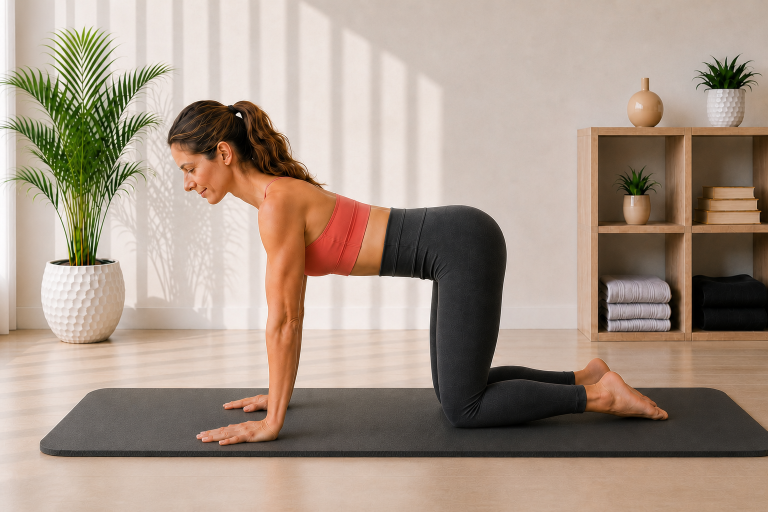
#> input picture Pilates Assets/02_Exercise_Cards/Donkey Kick/donkey_kick_start_v01.png, 1536 x 1024 px (shown at 1/2 size); the run also reads 1 picture not shown here
$ python build_donkey_kick_cards.py
#> lines starting #> are read from the running program, lines starting #| are printed output that depends on the picture; after the words box and inside, x2 and y2 are one past the last pixel; in counts of white or black regions, pixels touching at a corner belong together
# -*- coding: utf-8 -*-
from pathlib import Path
import hashlib

from PIL import Image, ImageDraw, ImageFont, ImageOps


BASE = Path(__file__).resolve().parent
START = BASE / "donkey_kick_start_v01.png"
HERO = BASE / "donkey_kick_hero_v01.png"
GUIDE = BASE / "donkey_kick_guide_card_v01.png"
STEP = BASE / "donkey_kick_step_by_step_v01.png"

EXPECTED = {
    START: "c43ab034dbb402b4e7442a7e761e0f494d37dd610eef7fd18af36ce75663bfd0",
    HERO: "831312de33ab9b890ba544eab8b45e3c47b88adce6927dfc335810c04ce2153d",
}

BG = (244, 251, 250)
CARD = (255, 255, 255)
INK = (38, 44, 47)
MUTED = (101, 115, 119)
TEAL = (20, 154, 154)
TEAL_D = (14, 122, 123)
LINE = (210, 232, 230)
SOFT = (231, 247, 246)
WARN = (255, 247, 244)
WARN_LINE = (242, 220, 216)
WARN_ICON = (199, 92, 84)
FONT_DIR = Path(r"C:\Windows\Fonts")

GUIDE_HOW = [
    ("1", "Začni na všech čtyřech. Dlaně dej pod ramena, kolena pod kyčle a záda drž neutrálně."),
    ("2", "S výdechem zvedni jednu pokrčenou nohu dozadu a nahoru. Koleno drž přibližně v úhlu 90° a pánev vodorovně."),
    ("3", "S nádechem vrať koleno kontrolovaně pod kyčel. Opakuj podle programu a potom vystřídej strany."),
]

GUIDE_WATCH = (
    "Neprohýbej bedra, nevytáčej pánev a nezvedej nohu výš za cenu "
    "ztráty neutrální polohy zad."
)

STEP_TEXTS = [
    (
        "KROK 1",
        "START",
        START,
        "Začni na všech čtyřech. Dlaně dej pod ramena, kolena pod kyčle a záda drž neutrálně.",
    ),
    (
        "KROK 2",
        "ZANOŽENÍ",
        HERO,
        "S výdechem zvedni jednu pokrčenou nohu dozadu a nahoru. Koleno drž přibližně v úhlu 90° a pánev vodorovně.",
    ),
    (
        "KROK 3",
        "NÁVRAT",
        START,
        "S nádechem vrať koleno kontrolovaně pod kyčel. Opakuj podle programu a potom vystřídej strany.",
    ),
]

STEP_BREATH = "Výdech při zvednutí nohy. Nádech při návratu."
STEP_WATCH = (
    "Neprohýbej bedra, nevytáčej pánev a nezvedej nohu výš za cenu "
    "ztráty neutrální polohy zad."
)


def sha256(path):
    return hashlib.sha256(path.read_bytes()).hexdigest()


def font(name, size):
#> called with name = 'arialbd.ttf', size = 44
    for candidate in (FONT_DIR / name, FONT_DIR / "arial.ttf", FONT_DIR / "segoeui.ttf"):
        if candidate.exists():
            return ImageFont.truetype(str(candidate), size)
    return ImageFont.load_default()


F = {
    "title": font("arialbd.ttf", 44),
    "h2": font("arialbd.ttf", 25),
    "h3": font("arialbd.ttf", 20),
    "body": font("arial.ttf", 22),
    "small": font("arial.ttf", 17),
    "small_b": font("arialbd.ttf", 17),
    "tiny": font("arial.ttf", 14),
    "step_title": font("arialbd.ttf", 38),
    "step_h": font("arialbd.ttf", 24),
    "step_body": font("arial.ttf", 23),
}


def rounded(draw, box, radius=28, fill=CARD, outline=LINE, width=2):
    draw.rounded_rectangle(box, radius=radius, fill=fill, outline=outline, width=width)


def wrap_text(draw, text, selected_font, max_width):
    words = text.split()
    lines = []
    current = ""
    for word in words:
        candidate = (current + " " + word).strip()
        if draw.textbbox((0, 0), candidate, font=selected_font)[2] <= max_width or not current:
            current = candidate
        else:
            lines.append(current)
            current = word
    if current:
        lines.append(current)
    return lines


def draw_wrapped(draw, xy, text, selected_font, fill, max_width, line_gap=7):
    x, y = xy
    last_bottom = y
    for line in wrap_text(draw, text, selected_font, max_width):
        draw.text((x, y), line, font=selected_font, fill=fill)
        bbox = draw.textbbox((x, y), line, font=selected_font)
        last_bottom = bbox[3]
        y += draw.textbbox((0, 0), line, font=selected_font)[3] + line_gap
    return y, last_bottom


def fit_image(path, size, centering=(0.5, 0.5)):
    with Image.open(path) as source:
        return ImageOps.fit(
            source.convert("RGB"),
            size,
            method=Image.Resampling.LANCZOS,
            centering=centering,
        )


def paste_round(base, image, box, radius=22):
    x1, y1, x2, y2 = box
    size = (x2 - x1, y2 - y1)
    if image.size != size:
        image = image.resize(size, Image.Resampling.LANCZOS)
    mask = Image.new("L", size, 0)
    ImageDraw.Draw(mask).rounded_rectangle((0, 0, size[0], size[1]), radius=radius, fill=255)
    base.paste(image, (x1, y1), mask)


def center_text(draw, box, text, selected_font, fill):
    x1, y1, x2, y2 = box
    bbox = draw.textbbox((0, 0), text, font=selected_font)
    x = x1 + (x2 - x1 - (bbox[2] - bbox[0])) / 2
    y = y1 + (y2 - y1 - (bbox[3] - bbox[1])) / 2 - 2
    draw.text((x, y), text, font=selected_font, fill=fill)


def pill(draw, xy, text, selected_font, fill=SOFT, outline=LINE, text_fill=TEAL_D):
    x, y = xy
    bbox = draw.textbbox((0, 0), text, font=selected_font)
    pad_x, pad_y = 16, 8
    box = (x, y, x + bbox[2] - bbox[0] + pad_x * 2, y + bbox[3] - bbox[1] + pad_y * 2)
    draw.rounded_rectangle(box, radius=16, fill=fill, outline=outline, width=1)
    draw.text((x + pad_x, y + pad_y - 1), text, font=selected_font, fill=text_fill)
    return box[2] + 8


def draw_icon(draw, center, kind, color=TEAL):
    x, y = center
    if kind == "breath":
        draw.arc((x - 8, y - 8, x + 8, y + 8), 25, 320, fill=color, width=3)
        draw.line((x + 7, y - 8, x + 12, y - 8, x + 12, y - 3), fill=color, width=3)
    elif kind == "focus":
        draw.ellipse((x - 8, y - 8, x + 8, y + 8), outline=color, width=3)
        draw.ellipse((x - 3, y - 3, x + 3, y + 3), fill=color)
    elif kind == "repeat":
        draw.arc((x - 9, y - 7, x + 9, y + 7), 200, 20, fill=color, width=3)
        draw.polygon([(x + 8, y - 8), (x + 14, y - 5), (x + 9, y - 1)], fill=color)
    elif kind == "warn":
        draw.polygon([(x, y - 10), (x - 10, y + 9), (x + 10, y + 9)], outline=color, width=3)
        draw.line((x, y - 3, x, y + 3), fill=color, width=2)
        draw.ellipse((x - 1, y + 6, x + 1, y + 8), fill=color)


def ensure_bottom_margin(name, bottom, card_bottom, minimum=20):
    margin = card_bottom - bottom
    if margin < minimum:
        raise RuntimeError(f"{name} bottom margin {margin}px is below {minimum}px")
    return margin


def verify_sources():
    for path, expected_hash in EXPECTED.items():
        if not path.exists():
            raise FileNotFoundError(path)
        with Image.open(path) as image:
#> image is the input picture: PIL image 1536x1024 RGB; mean R, G, B 168.9, 151.3, 136.8
            if image.size != (1536, 1024):
                raise RuntimeError(f"Unexpected source size for {path.name}: {image.size}")
        actual_hash = sha256(path)
        if actual_hash != expected_hash:
            raise RuntimeError(f"SHA mismatch for {path.name}: {actual_hash} != {expected_hash}")
#> pass 2 of the loop in verify_sources, `for path, expected_hash in EXPECTED.items():`:
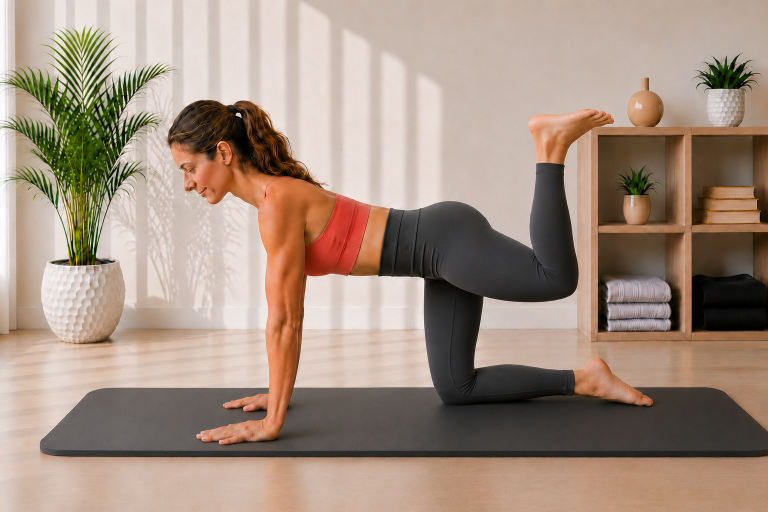
#> input picture Pilates Assets/02_Exercise_Cards/Donkey Kick/donkey_kick_hero_v01.png, 1536 x 1024 px (shown at 1/2 size)
#> in verify_sources, image is the input picture: PIL image 1536x1024 RGB; mean R, G, B 164, 143.7, 128.9


def build_guide():
    image = Image.new("RGB", (780, 1688), BG)
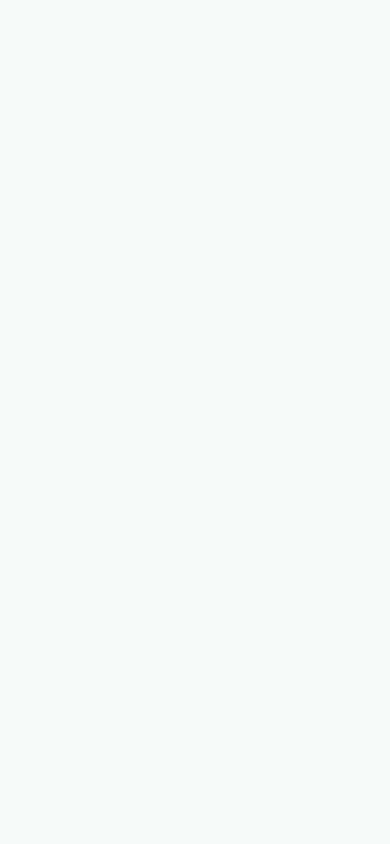
#> image: PIL image 780x1688 RGB (shown at 1/2 size); mean R, G, B 244, 251, 250
    draw = ImageDraw.Draw(image)

    rounded(draw, (34, 34, 746, 132), 28, CARD, LINE, 2)
    draw.text((62, 52), "ZANOŽOVÁNÍ V KLEKU", font=F["title"], fill=INK)
    draw.text((62, 98), "Donkey Kick", font=F["small_b"], fill=TEAL_D)
    draw_wrapped(
        draw,
        (62, 118),
        "Posiluje hýždě a zlepšuje stabilitu pánve.",
        F["tiny"],
        MUTED,
        650,
        2,
    )
    x = pill(draw, (62, 142), "Hýždě", F["small_b"])
#> x = 131
    pill(draw, (x, 142), "Stabilita pánve", F["small_b"])

    rounded(draw, (34, 196, 746, 653), 28, CARD, LINE, 2)
    paste_round(image, fit_image(HERO, (680, 393), (0.5, 0.48)), (50, 218, 730, 611), 22)
#> in paste_round, `x1, y1, x2, y2 = box`: x1 = 50; y1 = 218; x2 = 730; y2 = 611
#> in paste_round, `size = (x2 - x1, y2 - y1)`: size = (680, 393)
#> in paste_round, `mask = Image.new("L", size, 0)`: mask: PIL image 680x393 L; every value is 0
#> in paste_round, `ImageDraw.Draw(mask).rounded_rectangle((0, 0, size[0], size[1]), radiu..`:
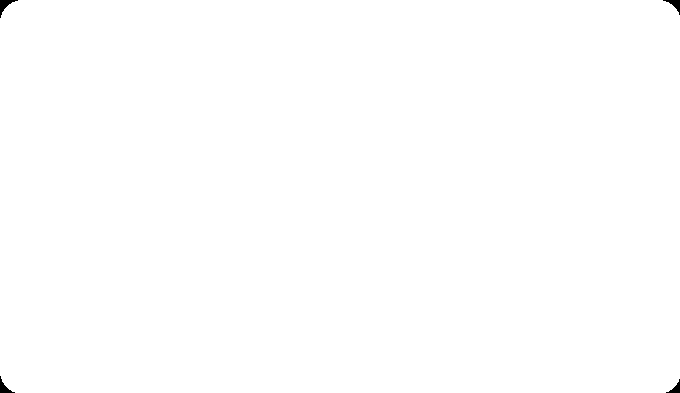
#> mask: PIL image 680x393 L; 99.9% white; 4 black regions, box (x1, y1, x2, y2) and area: (0, 0, 18, 18) 111, (663, 0, 680, 15) 93, (0, 376, 15, 393) 93, (666, 379, 680, 393) 76

    mini_y, mini_w, mini_h, gap = 675, 218, 146, 22
    xs = [34, 34 + mini_w + gap, 34 + 2 * (mini_w + gap)]
    labels = [
        ("START", "Na všech čtyřech"),
        ("ZANOŽENÍ", "Pokrčená noha vzhůru"),
        ("NÁVRAT", "Koleno pod kyčel"),
    ]
    for index, (x0, (label, caption), path) in enumerate(zip(xs, labels, (START, HERO, START)), 1):
        rounded(draw, (x0, mini_y, x0 + mini_w, mini_y + mini_h + 58), 22, CARD, LINE, 2)
        paste_round(
            image,
            fit_image(path, (mini_w - 22, mini_h), (0.5, 0.48)),
            (x0 + 11, mini_y + 10, x0 + mini_w - 11, mini_y + 10 + mini_h),
            16,
        )
#> call 2 of fit_image, with size = (196, 146), centering = (0.5, 0.48)
#> in fit_image (call 2), `return ImageOps.fit( source.convert("RGB"), size, method=Image.Resampl..`:
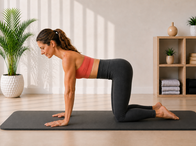
#> returned value: PIL image 196x146 RGB; mean R, G, B 169.5, 151.8, 137.6
#> in paste_round (call 2), `mask = Image.new("L", size, 0)`: mask: PIL image 196x146 L; every value is 0
#> in paste_round (call 2), `ImageDraw.Draw(mask).rounded_rectangle((0, 0, size[0], size[1]), radiu..`: mask: PIL image 196x146 L; 99.3% white; 4 black regions, box (x1, y1, x2, y2) and area: (0, 0, 13, 13) 61, (184, 0, 196, 10) 48, (0, 134, 10, 146) 48, (187, 137, 196, 146) 36
        draw.ellipse((x0 + 15, mini_y + 15, x0 + 43, mini_y + 43), fill=TEAL)
        center_text(draw, (x0 + 15, mini_y + 15, x0 + 43, mini_y + 43), str(index), F["tiny"], (255, 255, 255))
        center_text(draw, (x0 + 8, mini_y + mini_h + 14, x0 + mini_w - 8, mini_y + mini_h + 40), label, F["small_b"], INK)
        center_text(draw, (x0 + 8, mini_y + mini_h + 38, x0 + mini_w - 8, mini_y + mini_h + 57), caption, F["tiny"], MUTED)
#> pass 2 of the loop in build_guide, `for index, (x0, (label, caption), path) in enumerate(zip(xs, labels, (..`:

    info_y, box_w, box_h = 915, 218, 142
    info = [
        ("breath", "DECH", "Výdech při zvednutí. Nádech při návratu."),
        ("focus", "ZAMĚŘ SE", "Pánev stabilní, břicho aktivní, ramena volná."),
        ("repeat", "OPAKOVÁNÍ", "Podle dávky v tréninku. Potom vystřídej strany."),
    ]
    for x0, (kind, heading, body) in zip(xs, info):
        rounded(draw, (x0, info_y, x0 + box_w, info_y + box_h), 22, CARD, LINE, 2)
        draw_icon(draw, (x0 + 28, info_y + 30), kind)
        draw.text((x0 + 48, info_y + 18), heading, font=F["small_b"], fill=TEAL_D)
        draw_wrapped(draw, (x0 + 18, info_y + 56), body, F["small"], INK, box_w - 36, 4)

    rounded(draw, (34, 1090, 746, 1412), 26, CARD, LINE, 2)
    draw.text((62, 1120), "JAK PROVÉST", font=F["h2"], fill=INK)
    y = 1165
    margins = {}
    for number_value, text in GUIDE_HOW:
        draw.ellipse((62, y + 2, 92, y + 32), fill=SOFT, outline=LINE, width=1)
        center_text(draw, (62, y + 2, 92, y + 32), number_value, F["small_b"], TEAL_D)
        y, body_bottom = draw_wrapped(draw, (106, y), text, F["body"], INK, 590, 7)
        margins[f"GUIDE STEP {number_value}"] = 1412 - body_bottom
        y += 12
#> this loop made 3 passes
#> (y, body_bottom) on passes 1 to 3: (1196, 1177), (1227, 1208), (1258, 1239)
#> after the loop, margins = {'GUIDE STEP 1': 235, 'GUIDE STEP 2': 204, 'GUIDE STEP 3': 173}; y = 1258

    rounded(draw, (34, 1440, 746, 1618), 26, WARN, WARN_LINE, 2)
    draw_icon(draw, (64, 1473), "warn", WARN_ICON)
    draw.text((92, 1457), "HLÍDEJ SI", font=F["h3"], fill=INK)
    _, watch_bottom = draw_wrapped(draw, (62, 1500), GUIDE_WATCH, F["body"], INK, 640, 7)
#> watch_bottom = 1512
    margins["GUIDE WATCH"] = ensure_bottom_margin("Guide watch", watch_bottom, 1618)
#> in ensure_bottom_margin, `margin = card_bottom - bottom`: margin = 106
    draw.text((54, 1640), "Moovka", font=F["tiny"], fill=MUTED)
    image.save(GUIDE)
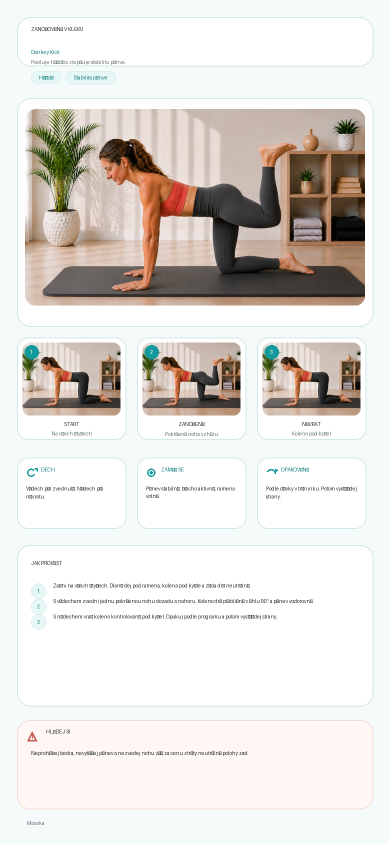
#> saved as donkey_kick_guide_card_v01.png: PIL image 780x1688 RGB (shown at 1/2 size); mean R, G, B 224.4, 220.9, 216.5
#> in main, `guide_margins = build_guide()`: guide_margins = {'GUIDE STEP 1': 235, 'GUIDE STEP 2': 204, 'GUIDE STEP 3': 173, 'GUIDE WATCH': 106}
    return margins


def build_step():
    image = Image.new("RGB", (780, 2280), BG)
#> image: PIL image 780x2280 RGB
    draw = ImageDraw.Draw(image)

    rounded(draw, (34, 34, 746, 126), 28, CARD, LINE, 2)
    draw.text((62, 56), "Krok za krokem", font=F["step_title"], fill=INK)
    draw.text((62, 98), "ZANOŽOVÁNÍ V KLEKU / Donkey Kick", font=F["small_b"], fill=TEAL_D)

    y = 160
    margins = {}
    for step_label, heading, photo, body in STEP_TEXTS:
        card_height = 575
        card_bottom = y + card_height
        rounded(draw, (34, y, 746, card_bottom), 28, CARD, LINE, 2)
        draw.rounded_rectangle((58, y + 24, 148, y + 54), radius=15, fill=SOFT, outline=LINE, width=1)
        center_text(draw, (58, y + 24, 148, y + 54), step_label, F["small_b"], TEAL_D)
        draw.text((62, y + 72), heading, font=F["step_h"], fill=INK)
        image_bottom = y + 466
        paste_round(
            image,
            fit_image(photo, (656, 352), (0.5, 0.48)),
            (62, y + 114, 718, image_bottom),
            22,
        )
#> in fit_image (call 5), `return ImageOps.fit( source.convert("RGB"), size, method=Image.Resampl..`:
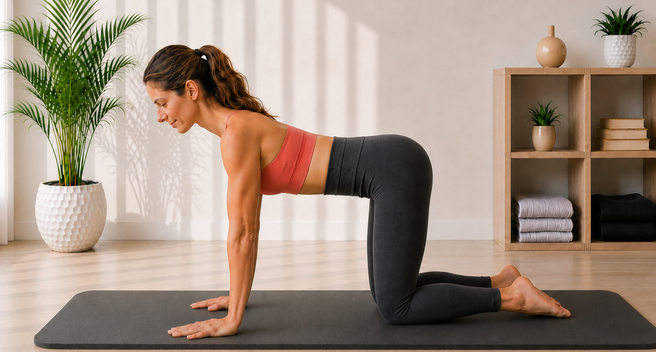
#> returned value: PIL image 656x352 RGB; mean R, G, B 160, 143, 128.6
#> in paste_round (call 5), `x1, y1, x2, y2 = box`: x1 = 62; y1 = 274; x2 = 718; y2 = 626
#> in paste_round (call 5), `size = (x2 - x1, y2 - y1)`: size = (656, 352)
#> in paste_round (call 5), `mask = Image.new("L", size, 0)`: mask: PIL image 656x352 L; every value is 0
#> in paste_round (call 5), `ImageDraw.Draw(mask).rounded_rectangle((0, 0, size[0], size[1]), radiu..`: mask: PIL image 656x352 L; 99.8% white; 4 black regions, box (x1, y1, x2, y2) and area: (0, 0, 18, 18) 111, (639, 0, 656, 15) 93, (0, 335, 15, 352) 93, (642, 338, 656, 352) 76
#> in paste_round (call 5), `base.paste(image, (x1, y1), mask)`:
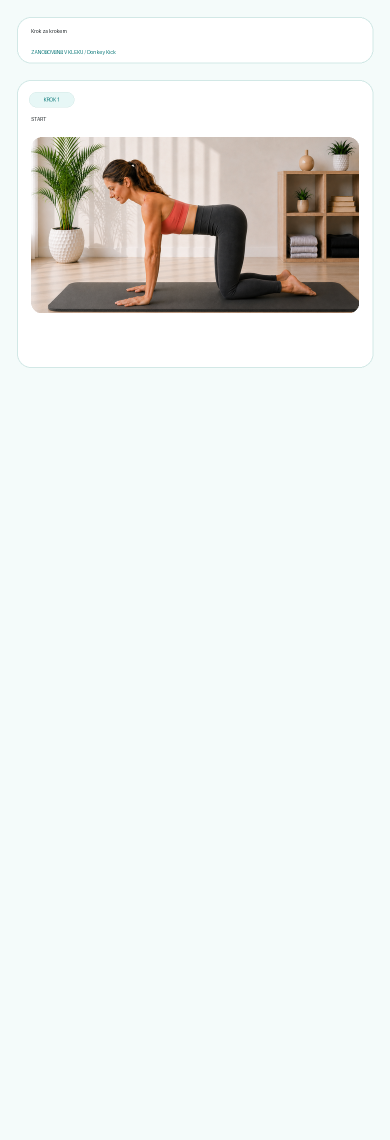
#> base: PIL image 780x2280 RGB (shown at 1/2 size); mean R, G, B 234.3, 237.4, 234.7
        _, body_bottom = draw_wrapped(draw, (62, image_bottom + 20), body, F["step_body"], INK, 650, 7)
#> body_bottom = 658
        margins[step_label] = ensure_bottom_margin(step_label, body_bottom, card_bottom)
        y += card_height + 18
#> pass 2 of the loop in build_step, `for step_label, heading, photo, body in STEP_TEXTS:`:
#> in fit_image (call 6), `return ImageOps.fit( source.convert("RGB"), size, method=Image.Resampl..`:
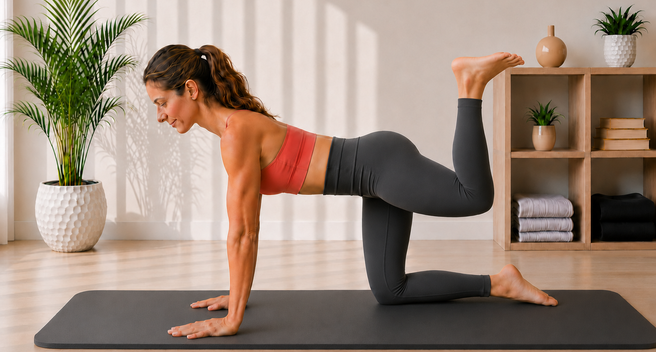
#> returned value: PIL image 656x352 RGB; mean R, G, B 155.1, 135.7, 121.2
#> y1 = 867; y2 = 1219
#> in paste_round (call 6), `base.paste(image, (x1, y1), mask)`:
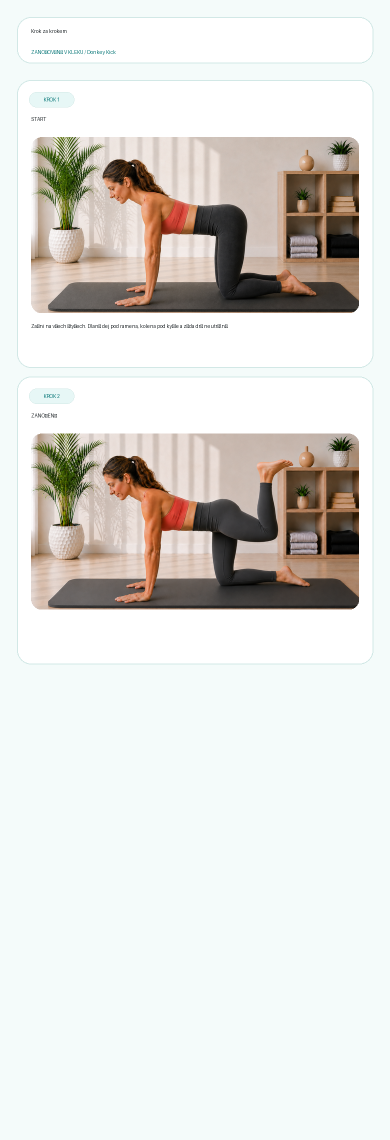
#> base: PIL image 780x2280 RGB (shown at 1/2 size); mean R, G, B 223.6, 222.6, 218.3
#> in build_step, `_, body_bottom = draw_wrapped(draw, (62, image_bottom + 20), body, F["..`: body_bottom = 1251

    rounded(draw, (34, y, 746, y + 300), 28, WARN, WARN_LINE, 2)
    draw_icon(draw, (66, y + 45), "breath", TEAL)
    draw.text((98, y + 28), "DECH", font=F["step_h"], fill=INK)
    next_y, _ = draw_wrapped(draw, (62, y + 78), STEP_BREATH, F["step_body"], INK, 650, 8)
#> next_y = 2037
    draw_icon(draw, (66, next_y + 31), "warn", WARN_ICON)
    draw.text((98, next_y + 14), "HLÍDEJ SI", font=F["step_h"], fill=INK)
    _, watch_bottom = draw_wrapped(draw, (62, next_y + 64), STEP_WATCH, F["step_body"], INK, 650, 8)
#> watch_bottom = 2113
    margins["STEP WATCH"] = ensure_bottom_margin("Step watch", watch_bottom, y + 300)
    draw.text((54, 2240), "Moovka", font=F["tiny"], fill=MUTED)
    image.save(STEP)
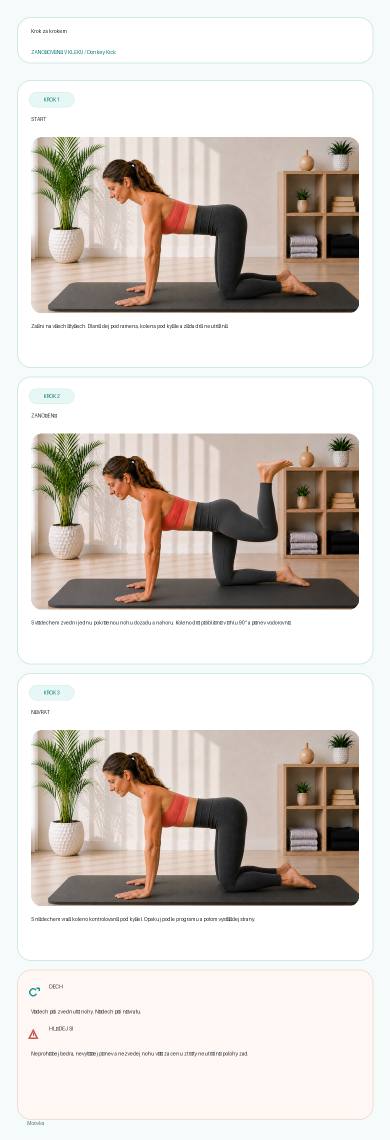
#> saved as donkey_kick_step_by_step_v01.png: PIL image 780x2280 RGB (shown at 1/2 size); mean R, G, B 214.4, 207.9, 201.7
    return margins


def main():
    verify_sources()
    before = {path: sha256(path) for path in EXPECTED}
    guide_margins = build_guide()
    step_margins = build_step()
#> step_margins = {'KROK 1': 77, 'KROK 2': 77, 'KROK 3': 77, 'STEP WATCH': 126}
    after = {path: sha256(path) for path in EXPECTED}
    if before != after:
        raise RuntimeError("Source image hash changed during export")

    for path, expected_size in ((GUIDE, (780, 1688)), (STEP, (780, 2280))):
        with Image.open(path) as image:
            if image.size != expected_size:
                raise RuntimeError(f"Unexpected export size for {path.name}: {image.size}")
#> pass 2 of the loop in main, `for path, expected_size in ((GUIDE, (780, 1688)), (STEP, (780, 2280))):`:

    print(f"Exported {GUIDE.name} 780x1688")
    print(f"Exported {STEP.name} 780x2280")
    for label, margin in guide_margins.items():
        print(f"{label} bottom reserve: {margin}px")
#> this loop made 4 passes
#> (label, margin) on passes 1 to 4: ('GUIDE STEP 1', 235), ('GUIDE STEP 2', 204), ('GUIDE STEP 3', 173), ('GUIDE WATCH', 106)
#| GUIDE STEP 1 bottom reserve: 235px
#| GUIDE STEP 2 bottom reserve: 204px
#| GUIDE STEP 3 bottom reserve: 173px
#| GUIDE WATCH bottom reserve: 106px
    for label, margin in step_margins.items():
        print(f"{label} bottom reserve: {margin}px")
#> this loop made 4 passes
#> (label, margin) on passes 1 to 4: ('KROK 1', 77), ('KROK 2', 77), ('KROK 3', 77), ('STEP WATCH', 126)
#| KROK 1 bottom reserve: 77px
#| KROK 2 bottom reserve: 77px
#| KROK 3 bottom reserve: 77px
#| STEP WATCH bottom reserve: 126px
    print("Source START/HERO unchanged")


if __name__ == "__main__":
    main()
